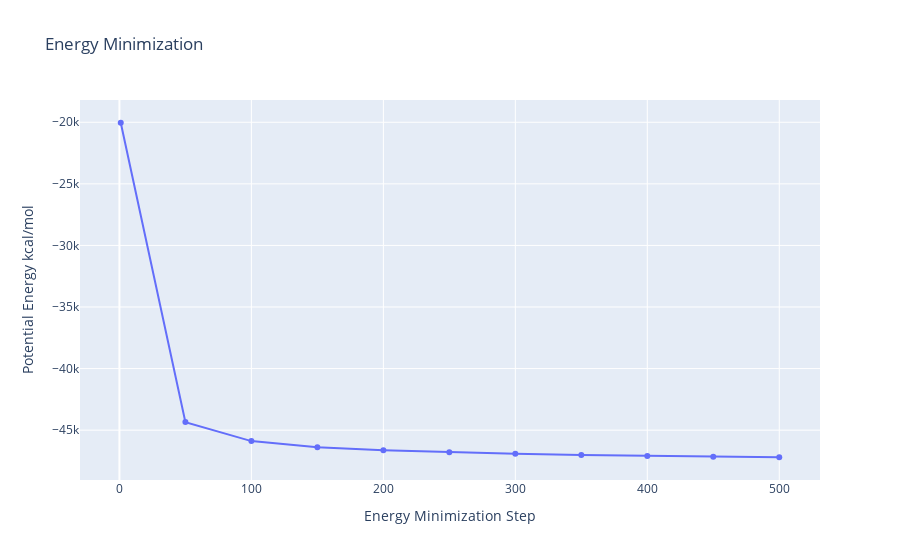

Notebook source saved alongside this figure:
### Code cell
# Read data from file and filter energy values higher than 1000 Kj/mol^-1
with open(output_h_min_dat_path,'r') as energy_file:
    x,y = map(
        list,
        zip(*[
            (float(line.split()[0]),float(line.split()[1]))
            for line in energy_file 
            if not line.startswith(("#","@")) 
            if float(line.split()[1]) < 1000 
        ])
    )

plotly.offline.init_notebook_mode(connected=True)

fig = {
    "data": [go.Scatter(x=x, y=y)],
    "layout": go.Layout(title="Energy Minimization",
                        xaxis=dict(title = "Energy Minimization Step"),
                        yaxis=dict(title = "Potential Energy kcal/mol")
                       )
}

plotly.offline.iplot(fig)

### Figure 1 — Plotly figure (JSON) as saved in the notebook; plotly's stock layout.template omitted (floating-point values rounded to 4 significant figures)
{"data": [{"type": "scatter", "x": [1, 50, 100, 150, 200, 250, 300, 350, 400, 450, 500], "y": [-20038, -44346, -45888, -46387, -46623, -46793, -46925, -47023, -47101, -47159, -47200]}], "layout": {"title": {"text": "Energy Minimization"}, "xaxis": {"title": {"text": "Energy Minimization Step"}}, "yaxis": {"title": {"text": "Potential Energy kcal/mol"}}}}
